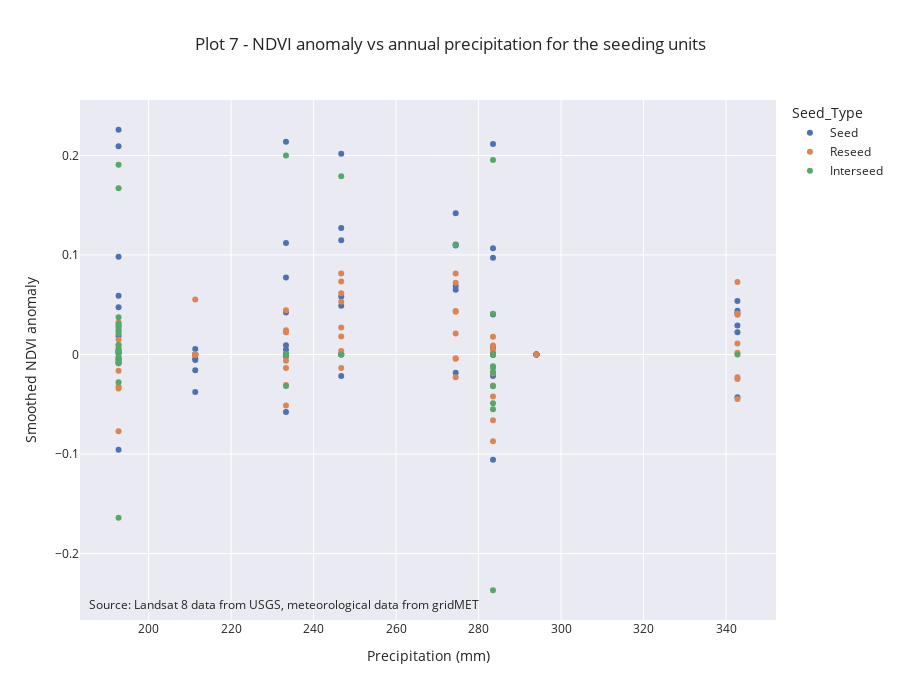

Write notebook code for a chart like this one.
### Markdown cell above
### Plot 7 - NDVI anomaly vs annual precipitation for the seeding units

### Code cell
fig = px.scatter(su_ndvi_annual_change_df, x='precip', y='NDVI_anomaly',
                 labels={
                     "NDVI_anomaly": "Smoothed NDVI anomaly",
                     "precip": "Precipitation (mm)"
                 },
                 title='Plot 7 - NDVI anomaly vs annual precipitation for the seeding units',
                 width=900, height=700,
                 hover_name="SuId", 
                 hover_data=["NDVI_anomaly", "Year"],
                 #size="precip",
                 color="Seed_Type")

# Credit
fig.add_annotation(text="Source: Landsat 8 data from USGS, meteorological data from gridMET",
                   showarrow=False,
                   xref="paper", yref="paper",
                   x=0.01, y=0.01)

fig.update_layout(showlegend=True)
fig.show()
